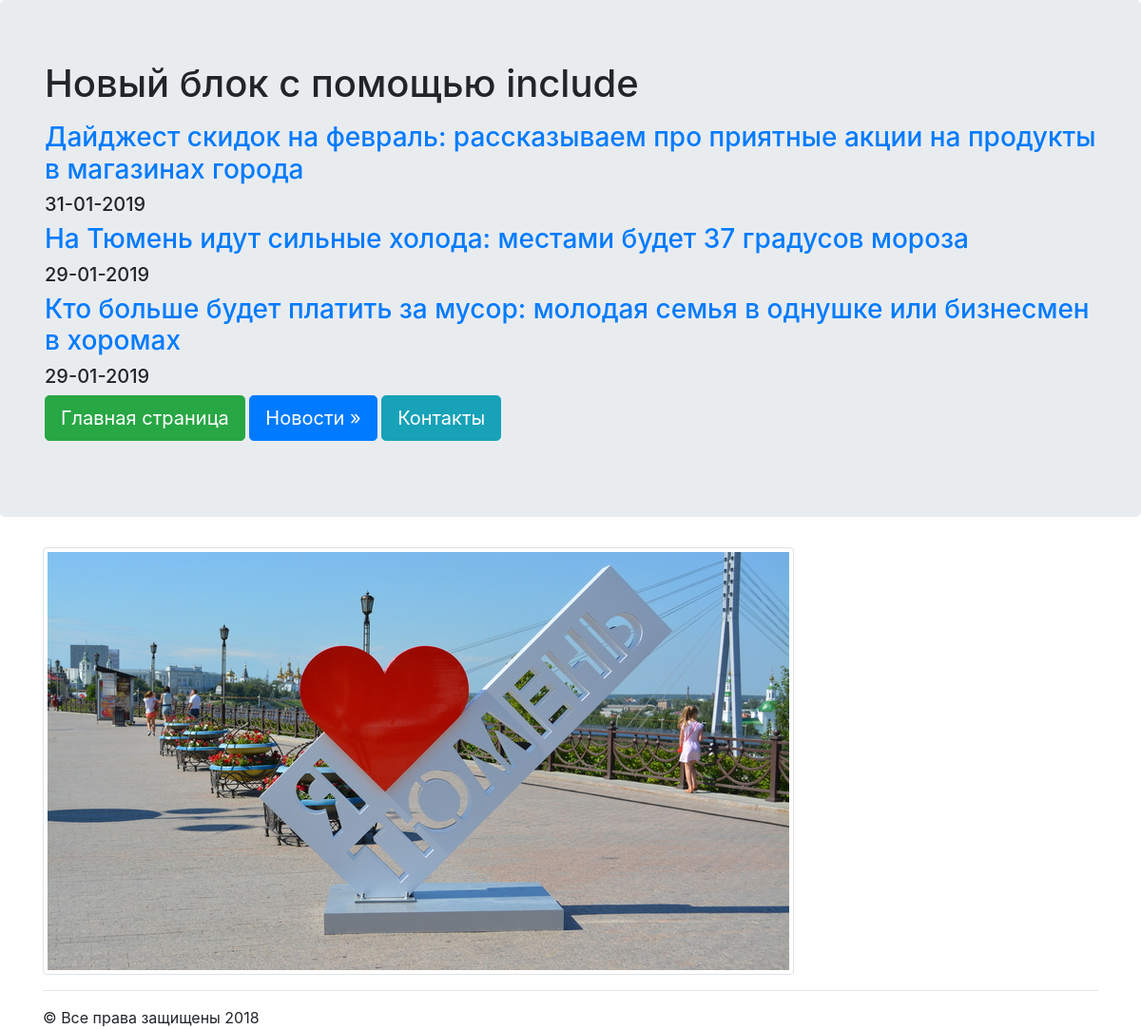
Page /news on the committed database.
### news/models.py (models this page shows, shortened)
class Articles(models.Model):
	title = models.CharField(max_length = 120)
	post = models.TextField()
	date = models.DateTimeField()

### news/templates/news/posts.html
{% extends "mainApp/wrapper.html" %}
{% block content %}
	{% for post in object_list %}
		<a href="/news/{{post.id}}"><h3>{{post.title}}</h3></a>
		<h5>{{post.date|date:"d-m-Y"}}</h5>
	{% endfor %}
{% endblock %}

### mainApp/templates/mainApp/wrapper.html (shortened to what this page needs)
<!DOCTYPE html>
<html lang="en">
<head>
	{% load staticfiles %}
	<link rel="stylesheet" href="{% static 'css/bootstrap.min.css' %}" type="text/css">
</head>
<body>
	<div class="jumbotron">
		<div class="container">
			<h1>{% include "mainApp/includes/some_html.html" %}</h1>
			{% block content %}
			{% endblock %}
			<p>
				<a href="/" class="btn btn-success btn-lg">Главная страница</a>
				<a href="/news" class="btn btn-primary btn-lg">Новости &raquo;</a>
				<a href="/contact" class="btn btn-info btn-lg">Контакты</a>
			</p>
		</div>
	</div>
	<div class="container">
		<img src="{% static 'mainApp/image/2.jpg' %}" class="img-thumbnail">
		<hr>
		&copy; Все права защищены 2018
	</div>
</body>
</html>

### mainApp/templates/mainApp/includes/some_html.html
{% block content %}
<p>Новый блок с помощью include</p>
{% endblock %}

### rows in the picture
Articles: title "Дайджест скидок на февраль: рассказываем про приятные акции на продукты в магазинах города", date "31-01-2019"
Articles: title "На Тюмень идут сильные холода: местами будет 37 градусов мороза", date "29-01-2019"
Articles: title "Кто больше будет платить за мусор: молодая семья в однушке или бизнесмен в хоромах", date "29-01-2019"
